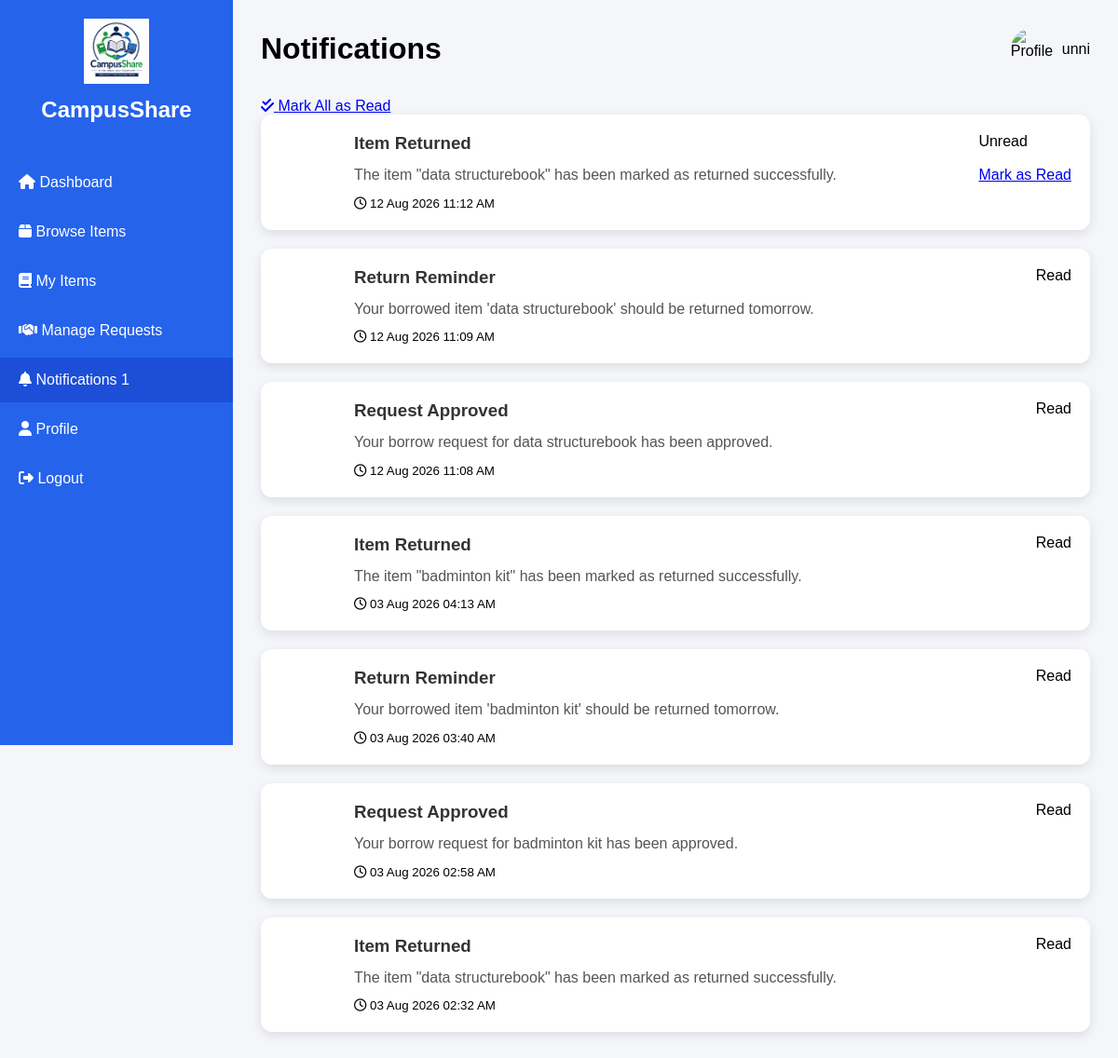
/notifications.php (signed in), run on the app's committed database.
### tables this page shows
CREATE TABLE `users` (
  `user_id` int(11) NOT NULL,
  `full_name` varchar(100) NOT NULL,
  `email` varchar(100) NOT NULL,
  `phone` varchar(15) DEFAULT NULL,
  `department` varchar(50) DEFAULT NULL,
  `year_of_study` varchar(20) DEFAULT NULL,
  `password` varchar(255) NOT NULL,
  `security_question` varchar(255) NOT NULL,
  `security_answer` varchar(255) NOT NULL,
  `profile_image` varchar(255) DEFAULT NULL,
  `created_at` timestamp NOT NULL DEFAULT current_timestamp()
);

CREATE TABLE `notifications` (
  `notification_id` int(11) NOT NULL,
  `user_id` int(11) NOT NULL,
  `request_id` int(11) DEFAULT NULL,
  `title` varchar(100) NOT NULL,
  `message` text DEFAULT NULL,
  `type` enum('Request','Approved','Rejected','Returned','Reminder','Overdue') NOT NULL,
  `status` enum('Unread','Read') DEFAULT 'Unread',
  `created_at` timestamp NOT NULL DEFAULT current_timestamp()
);

### notifications.php (the view, shortened to what this page needs)
<?php
include("includes/db.php");
$user_id = $_SESSION['user_id'];
$user_query = mysqli_query($conn,"
SELECT *
FROM users
WHERE user_id='$user_id'
");
$user = mysqli_fetch_assoc($user_query);
$notification_query=mysqli_query($conn,"
SELECT *
FROM notifications
WHERE user_id='$user_id'
ORDER BY created_at DESC
");
$count_query=mysqli_query($conn,"
SELECT COUNT(*) AS total
FROM notifications
WHERE user_id='$user_id'
AND status='Unread'
");
$count=mysqli_fetch_assoc($count_query);
$unread=$count['total'];
?>
<!DOCTYPE html>
<html lang="en">
<head>
<link rel="stylesheet" href="css/notifications.css">
<link rel="stylesheet"
href="https://cdnjs.cloudflare.com/ajax/libs/font-awesome/6.5.2/css/all.min.css">
</head>
<body>
<div class="sidebar">
<div class="logo">
<img src="images/logo.png" alt="Logo">
<h2>CampusShare</h2>
</div>
<ul>
<li>
<a href="dashboard.php">
<i class="fa-solid fa-house"></i>
Dashboard
</a>
</li>
<li>
<a href="browse_items.php">
<i class="fa-solid fa-box"></i>
Browse Items
</a>
</li>
<li>
<a href="my_items.php">
<i class="fa-solid fa-book"></i>
My Items
</a>
</li>
<li>
<a href="manage_requests.php">
<i class="fa-solid fa-handshake"></i>
Manage Requests
</a>
</li>
<li class="active">
<a href="notifications.php">
<i class="fa-solid fa-bell"></i>
Notifications
<?php
if($unread > 0)
{
?>
<span class="badge">
<?php echo $unread; ?>
</span>
<?php
}
?>
</a>
</li>
<li>
<a href="profile.php">
<i class="fa-solid fa-user"></i>
Profile
</a>
</li>
<li>
<a href="logout.php">
<i class="fa-solid fa-right-from-bracket"></i>
Logout
</a>
</li>
</ul>
</div>
<div class="main">
<header>
<h1>
Notifications
</h1>
<div class="profile">
<?php
if(!empty($user['profile_image']) &&
file_exists("uploads/".$user['profile_image']))
{
?>
<img
src="uploads/<?php echo $user['profile_image']; ?>"
alt="Profile">
<?php
}
else
{
?>
<img
src="images/default.png"
alt="Profile">
<?php
}
?>
<span>
<?php echo htmlspecialchars($user['full_name']); ?>
</span>
</div>
</header>
<div class="top-actions">
<a href="notifications.php?readall=1"
class="read-all">
<i class="fa-solid fa-check-double"></i>
Mark All as Read
</a>
</div>
<div class="notification-container">
    <?php
if(mysqli_num_rows($notification_query) > 0)
{
while($notification = mysqli_fetch_assoc($notification_query))
{
?>
<div class="notification-card <?php echo strtolower($notification['status']); ?>">
<div class="icon">
<?php
switch($notification['type'])
{
case "Approved":
echo '<i class="fa-solid fa-circle-check"></i>';
break;
case "Reminder":
echo '<i class="fa-solid fa-bell"></i>';
break;
case "Returned":
echo '<i class="fa-solid fa-arrow-rotate-left"></i>';
break;
}
?>
</div>
<div class="content">
<h3>
<?php echo htmlspecialchars($notification['title']); ?>
</h3>
<p>
<?php echo htmlspecialchars($notification['message']); ?>
</p>
<small>
<i class="fa-regular fa-clock"></i>
<?php echo date("d M Y h:i A",strtotime($notification['created_at'])); ?>
</small>
</div>
<div class="status-area">
<?php
if($notification['status']=="Unread")
{
?>
<span class="unread">
Unread
</span>
<br><br>
<a
href="notifications.php?read=<?php echo $notification['notification_id']; ?>"
class="read-btn">
Mark as Read
</a>
<?php
}
else
{
?>
<span class="read">
Read
</span>
<?php
}
?>
</div>
</div>
<?php
}
}
?>
</div>
</div>
</body>
</html>

### css/notifications.css (style rules this page uses)
* { margin:0; padding:0; box-sizing:border-box; font-family:Arial, Helvetica, sans-serif; }
body { display:flex; background:#f4f6f9; }
.sidebar { width:250px; height:100vh; background:#2563eb; color:#fff; position:fixed; top:0; left:0; }
.logo { text-align:center; padding:20px; }
.logo img { width:70px; margin-bottom:10px; }
.logo h2 { font-size:24px; }
.sidebar ul { list-style:none; margin-top:20px; }
.sidebar ul li { margin:5px 0; }
.sidebar ul li a { display:block; padding:15px 20px; color:#fff; text-decoration:none; transition:.3s; }
.sidebar ul li.active a, .sidebar ul li a:hover { background:#1d4ed8; }
.main { margin-left:250px; width:calc(100% - 250px); padding:30px; }
header { display:flex; justify-content:space-between; align-items:center; margin-bottom:30px; }
.profile { display:flex; align-items:center; }
.profile img { width:45px; height:45px; border-radius:50%; margin-right:10px; }
.notification-container { display:flex; flex-direction:column; gap:20px; }
.notification-card { background:#fff; border-radius:12px; padding:20px; display:flex; align-items:flex-start; gap:20px; box-shadow:0 4px 12px rgba(0,0,0,.1); }
.icon { width:60px; height:60px; border-radius:50%; display:flex; align-items:center; justify-content:center; font-size:24px; color:#fff; }
.content { flex:1; }
.content h3 { margin-bottom:10px; color:#333; }
.content p { margin-bottom:8px; color:#555; line-height:1.6; }

### data on the page
users: full_name "unni"
notifications: type "Returned" (drawn), title "Item Returned", message "The item \"data structurebook\" has been marked as returned successfully.", created_at "12 Aug 2026 11:12 AM"
notifications: type "Reminder" (drawn), title "Return Reminder", message "Your borrowed item 'data structurebook' should be returned tomorrow.", created_at "12 Aug 2026 11:09 AM", status "Read"
notifications: type "Approved" (drawn), title "Request Approved", message "Your borrow request for data structurebook has been approved.", created_at "12 Aug 2026 11:08 AM", status "Read"
notifications: type "Returned" (drawn), title "Item Returned", message "The item \"badminton kit\" has been marked as returned successfully.", created_at "03 Aug 2026 04:13 AM", status "Read"
notifications: type "Reminder" (drawn), title "Return Reminder", message "Your borrowed item 'badminton kit' should be returned tomorrow.", created_at "03 Aug 2026 03:40 AM", status "Read"
notifications: type "Approved" (drawn), title "Request Approved", message "Your borrow request for badminton kit has been approved.", created_at "03 Aug 2026 02:58 AM", status "Read"
notifications: type "Returned" (drawn), title "Item Returned", message "The item \"data structurebook\" has been marked as returned successfully.", created_at "03 Aug 2026 02:32 AM", status "Read"

### other printed values
$unread "1"
